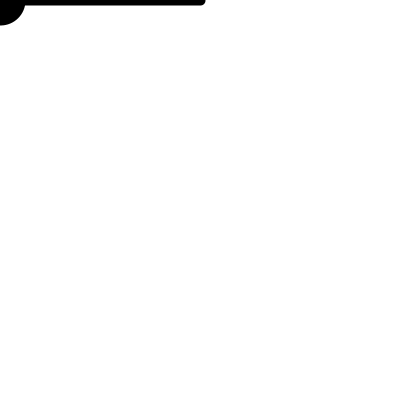
Frame 1 (no input)
Frame 60 (the mouse pressed at the canvas centre just before this capture): identical to frame 1, image omitted
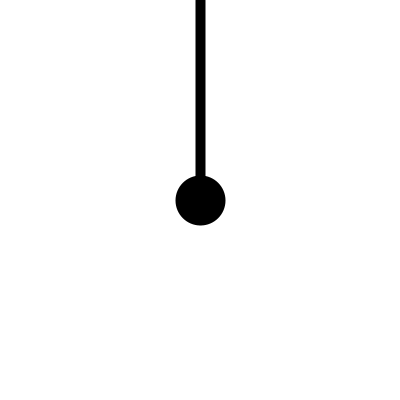
Frame 120 (the mouse held since frame 60 and released just before this capture)

The Processing sketch that drew these frames (run headless with seeded random() and noise(); from frame 60 on, the mouse is pressed at the canvas centre):

// Processing sketch: pendulo
// ── pendulo.pde
void setup() {
  size(400, 400);
}
void draw(){
 background(255);
 stroke(0); 
 strokeWeight(10);
 line(width/2,0,mouseX, mouseY);
 fill(0);
 ellipse(mouseX, mouseY,40,40);
 
}
